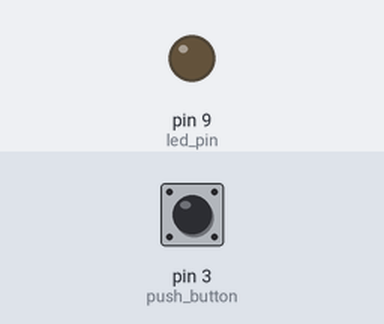
Simulated run of this sketch. Board: Arduino Uno, built with avr-gcc and run on an emulated ATmega328P. On the bench: output pins drawn as LEDs (lit = HIGH). Inputs (shaded band) come from the test bench; at power-on: pin 3 (push_button) HIGH.

Above: at 1.2 s.
1.3 s: pin 3 (push_button) pulled LOW for 0.15 s
At 1.37 s:
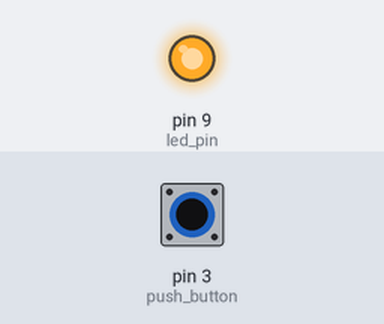
2.9 s: pin 3 (push_button) pulled LOW for 3.2 s
At 7.2 s:
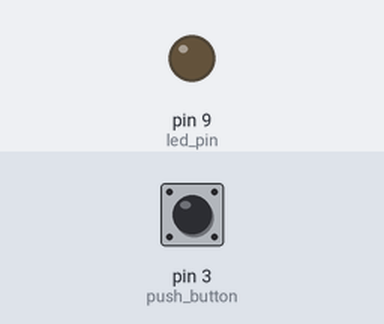
Timing chart, 0 to 8.7 s (numbered marks = the images above; inputs shaded):
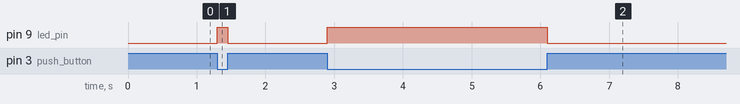

The sketch:

pull_up_switching.ino
```cpp
// This is arduino project of pull_up switching.
#define led_pin 9
#define push_button 3
void setup() {
  // put your setup code here, to run once:
pinMode(push_button,INPUT_PULLUP);
pinMode(led_pin,OUTPUT);
}
int status;
void loop() {
  // put your main code here, to run repeatedly:
status=digitalRead(push_button);
if(status==HIGH){                  // really switch is open.
  digitalWrite(led_pin,LOW);
}
else{                              // really switch is closed.
  digitalWrite(led_pin,HIGH);
}
}
```

Source omitted: images.c (data table, 15393 bytes), for_lcd_menu.c (data table, 18471 bytes)

Measured:
- after the input at 1.3 s, pin 9 (led_pin): LOW → HIGH at once, → LOW 0.15 s later
- after the input at 2.9 s, pin 9 (led_pin): LOW → HIGH at once, → LOW 3.2 s later
